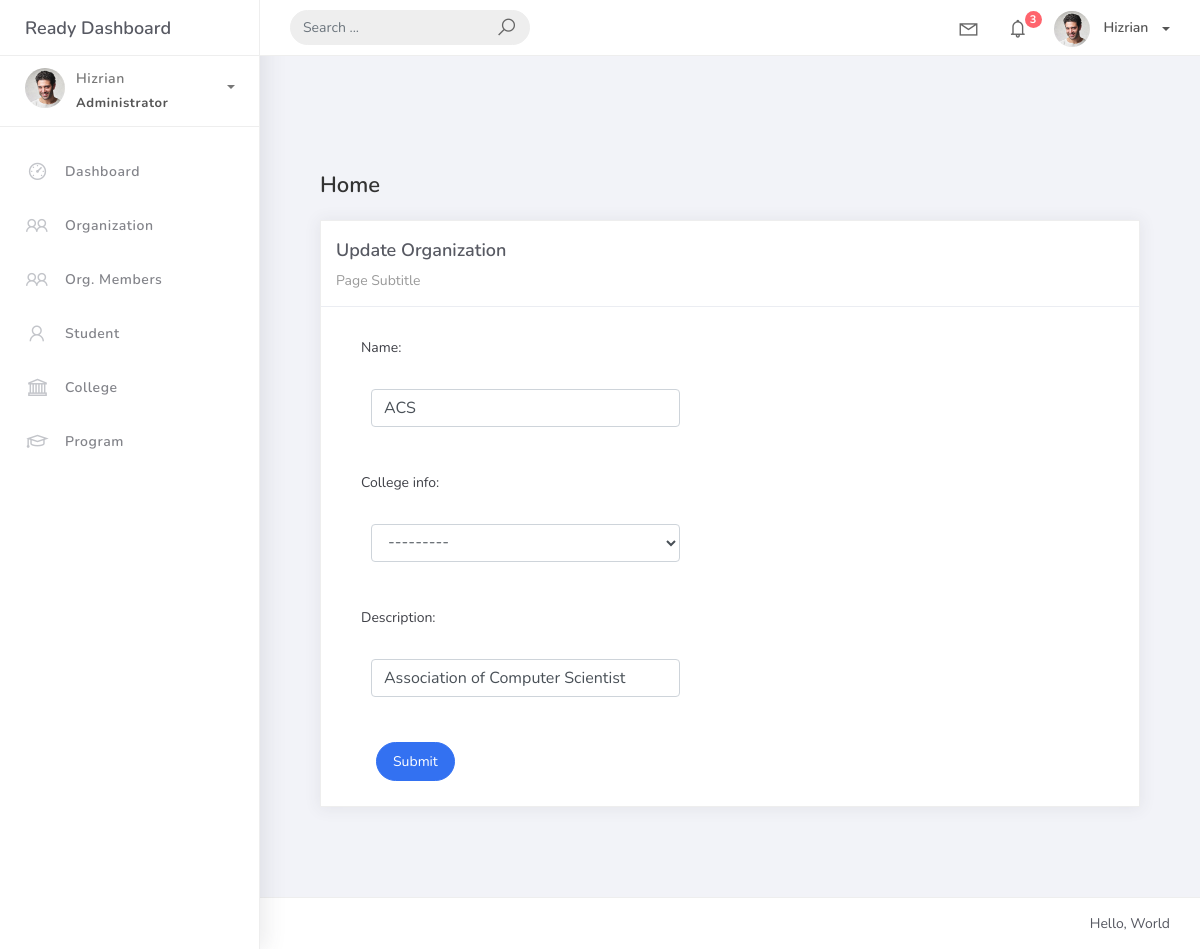
Screenshot of /organization_list/1 with the database file from the repository.
### studentorg/models.py (models this page shows, shortened)
class BaseModel(models.Model):
    created_at = models.DateTimeField(auto_now_add=True, db_index=True)
    updated_at = models.DateTimeField(auto_now=True)
    class Meta:
        abstract = True

class Organization(BaseModel):
    name = models.CharField(max_length=250)
    college_info = models.ForeignKey(College, null=True, blank=True, on_delete=models.CASCADE)
    description = models.CharField(max_length=500)

### studentorg/views.py (the view)
# urls.py: path('organization_list/<pk>', views.OrganizationUpdateView.as_view(), name='organization-update'),
class OrganizationUpdateView(UpdateView):
    model = Organization
    form_class = OrganizationForm
    template_name = 'org_form.html'
    success_url = reverse_lazy('organization-list')

### studentorg/forms.py
class OrganizationForm(ModelForm):
    class Meta:
        model = Organization
        fields = "__all__"

### studentorg/models.py (called while the page is built)
    def __str__(self):
        return self.college_name

### templates/org_form.html
{% extends 'base.html' %} {% load static %} {% block content %}
<div class="content">
    <div class="container-fluid">
        <h4 class="page-title">Home</h4>
        <div class="row">
            <div class="col-md-12">
                <div class="card">
                    <div class="card-header">
                        <div class="card-title">{% if object %}Update Organization {% else %} Add New Organization {% endif %}</div>
                        <div class="card-category">Page Subtitle</div>
                    </div>
                    <div class="col-md-6">
                        <div class="card-body">
                            <form class="" action="" method="post" novalidate>
                                {% csrf_token %} {% include 'includes/form.html' %}
                                <div class="form-group">
                                    <div class="col-md-12 col-sm-3">
                                        <button type="submit" class="btn btn-primary btn-rounded">Submit</button>
                                    </div>
                                </div>
                            </form>
                        </div>
                    </div>
                </div>
            </div>
        </div>
    </div>
</div>
{% endblock %}

### templates/includes/form.html (shortened to what this page needs)
{% load widget_tweaks %}
{% for field in form %}
  <div class="field-item form-group">
    <label>{{ field.label_tag }}</label>
    <div class="form-group">
      {% render_field field class="form-control" %}
    </div>
  </div>
{% endfor %}

### rows the page displays
Organization: name "ACS" "---------" "Association of Computer Scientist"

### other values shown
{{ field.label_tag }} "Name:" "College info:" "Description:"
